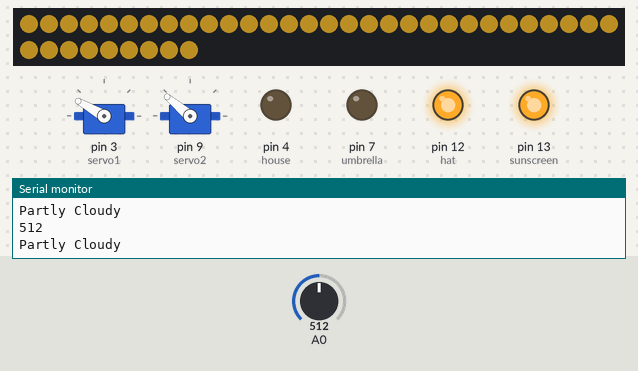
This sketch was run on a simulated Arduino Uno, built with avr-gcc and run on an emulated ATmega328P. Shown: 39 RGB LEDs in strip order, left to right, continuing on the next row, 2 × servo, output pins drawn as LEDs (lit = HIGH), the last lines printed to the serial monitor. Inputs (shaded band) come from the test bench; at power-on: A0 = 512. Dim RGB values are drawn brighter than linear.

Above: at 1.2 s.
1.3 s: A0 set to 686
2.8 s: A0 set to 718
At 3.65 s:
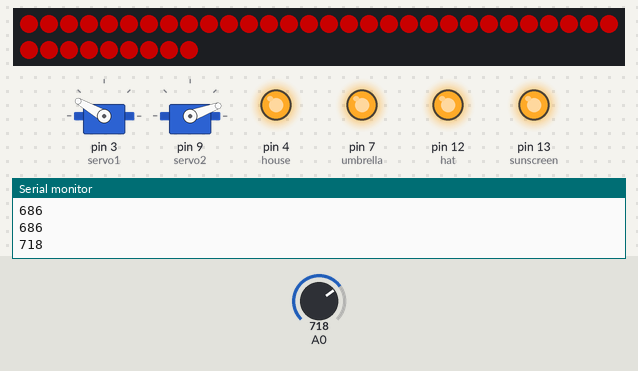
4.4 s: A0 set to 306
At 5.0 s:
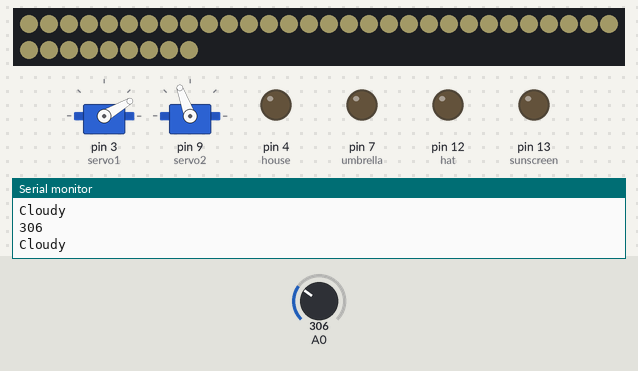
6.0 s: A0 set to 286
7.5 s: A0 set to 262
At 7.6 s:
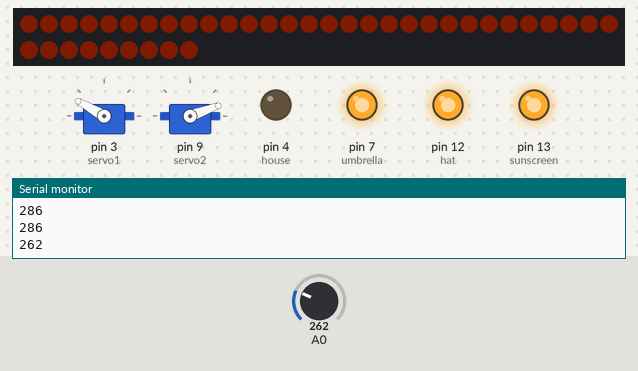
9.2 s: A0 set to 900
At 12.2 s:
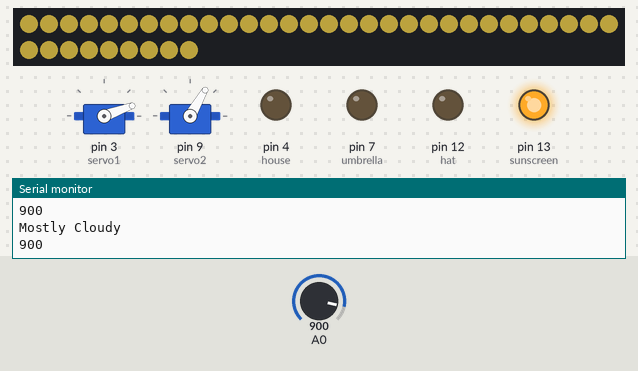
Timing chart, 0 to 13.2 s (numbered marks = the images above; inputs shaded):
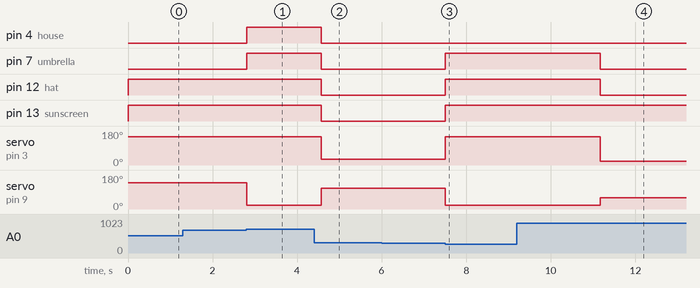

The sketch:

AmbientDataDisplay.ino
```cpp
#include <Adafruit_NeoPixel.h>
#ifdef __AVR__
#include <avr/power.h> // Required for 16 MHz Adafruit Trinket
#endif
#include <Servo.h>
#define PIN      6
#define N_LEDS 39
int sunscreen = 13;
int hat = 12;
int umbrella = 7;
int house = 4;

Servo servo1;
Servo servo2;

int potPosition;
int servoPosition1;
int servoPosition2;
int ledBrightness;
int uvLevel[5] = {5, 11, 7, 2, 9};
String cloudiness[5] = {"Mostly Cloudy", "Sunny", "Partly Cloudy", "Cloudy", "Sunny"};

Adafruit_NeoPixel strip = Adafruit_NeoPixel(N_LEDS, PIN, NEO_GRB + NEO_KHZ800);

void pulseColor(uint8_t r, uint8_t g, uint8_t b, int delayTime);
void setStripBrightness(uint8_t r, uint8_t g, uint8_t b, int brightness);
void smoothServoMove(Servo &servo, int targetPosition);
void readPot(int day);

void setup() {

  Serial.begin(9600);

  strip.begin();
  strip.show();
  servo1.attach(3);
  servo2.attach(9);
  servoPosition1 = 0;
  servoPosition2 = 180;

  pinMode(sunscreen, OUTPUT);
  pinMode(hat, OUTPUT);
  pinMode(umbrella, OUTPUT);
  pinMode(house, OUTPUT);

}

//read where the potentiometer is rotated to
void loop() {

  potPosition = analogRead(A0);
  Serial.println(potPosition);

  if (potPosition >= 100 && potPosition < 280) {
    readPot(4);
  }
  else if (potPosition >= 300 && potPosition < 480) {
    readPot(3);
  }
  else if (potPosition >= 500 && potPosition < 680) {
    readPot(2);
  }
  else if (potPosition >= 700 && potPosition < 780) {
    readPot(1);
  }
  else if (potPosition >= 800 && potPosition < 980){
    readPot(0);
  }
}

//read selected day off potentiometer
void readPot(int day) {

  if (cloudiness[day] == "Cloudy") {
    servoPosition1 = 30;
    servoPosition2 = 110;
  }
  else if (cloudiness[day] == "Mostly Cloudy") {
    servoPosition1 = 20;
    servoPosition2 = 60;
  }
  else if (cloudiness[day] == "Partly Cloudy") {
    servoPosition1 = 150;
    servoPosition2 = 140;
  }
  else {
    servoPosition1 = 150;
    servoPosition2 = 20;
  }
  servo1.write(servoPosition1);
  servo2.write(servoPosition2);

  if (uvLevel[day] <= 2) {
    digitalWrite(sunscreen, LOW);
    digitalWrite(hat, LOW);
    digitalWrite(umbrella, LOW);
    digitalWrite(house, LOW);
    setStripBrightness(255, 247, 165, 35);
  }
  else if (uvLevel[day] > 2 && uvLevel[day] <= 5) {
    digitalWrite(sunscreen, HIGH);
    digitalWrite(hat, LOW);
    digitalWrite(umbrella, LOW);
    digitalWrite(house, LOW);
    setStripBrightness(255, 222, 85, 75);
  }
  else if (uvLevel[day] > 5 && uvLevel[day] <= 7) {
    digitalWrite(sunscreen, HIGH);
    digitalWrite(hat, HIGH);
    digitalWrite(umbrella, LOW);
    digitalWrite(house, LOW);
    setStripBrightness(255, 196, 48, 75);
  }
  else if (uvLevel[day] > 7 && uvLevel[day] <= 10) {
    digitalWrite(sunscreen, HIGH);
    digitalWrite(hat, HIGH);
    digitalWrite(umbrella, HIGH);
    digitalWrite(house, LOW);
    pulseColor(255, 85, 0, 85);
  }
  else {
    digitalWrite(sunscreen, HIGH);
    digitalWrite(hat, HIGH);
    digitalWrite(umbrella, HIGH);
    digitalWrite(house, HIGH);
    pulseColor(255, 0, 0, 40);
  }

  Serial.println(cloudiness[day]);
}

void pulseColor(uint8_t r, uint8_t g, uint8_t b, int delayTime) {

  // Fade in (brightness from 0 to 255)
  for (int brightness = 0; brightness <= 100; brightness += 5) {
    setStripBrightness(r, g, b, brightness);
    delay(delayTime);
  }

  // Fade out (brightness from 255 to 0)
  for (int brightness = 100; brightness >= 0; brightness -= 5) {
    setStripBrightness(r, g, b, brightness);
    delay(delayTime);
  }
}

void setStripBrightness(uint8_t r, uint8_t g, uint8_t b, int brightness) {
  uint32_t color = strip.Color((r * brightness) / 255,
                               (g * brightness) / 255,
                               (b * brightness) / 255);
  for (int i = 0; i < N_LEDS; i++) {
    strip.setPixelColor(i, color);
  }
  strip.show();
}
```

Measured:
- the behaviour switches between 699 and 700 on A0 (found by bisection; images 0 and 1)
- the behaviour switches between 280 and 279 on A0 (found by bisection; images 2 and 3)
- after the input at 2.8 s, pin 4 (house), pin 7 (umbrella): LOW → HIGH at once; servo on pin 9 (servo2): 140° → 20° at once; the LEDs: first change at once (image 1 shows a later state)
- after the input at 4.4 s, pin 4 (house), pin 7 (umbrella): HIGH → LOW after 0.18 s; pin 12 (hat), pin 13 (sunscreen): HIGH → LOW after 0.17 s; servo on pin 3 (servo1): 150° → 30° after 0.18 s; servo on pin 9 (servo2): 20° → 110° after 0.18 s; the LEDs: first differ from a run without the input after 0.18 s (image 2)
- after the input at 7.5 s, pin 7 (umbrella), pin 12 (hat), pin 13 (sunscreen): LOW → HIGH at once; servo on pin 3 (servo1): 30° → 150° at once; servo on pin 9 (servo2): 110° → 20° at once; the LEDs: first change at once (image 3 shows a later state)
- after the input at 9.2 s, pin 7 (umbrella), pin 12 (hat): HIGH → LOW after 2.0 s; servo on pin 3 (servo1): 150° → 20° after 2.0 s; servo on pin 9 (servo2): 20° → 60° after 2.0 s; the LEDs: first differ from a run without the input after 2.0 s (image 4)
